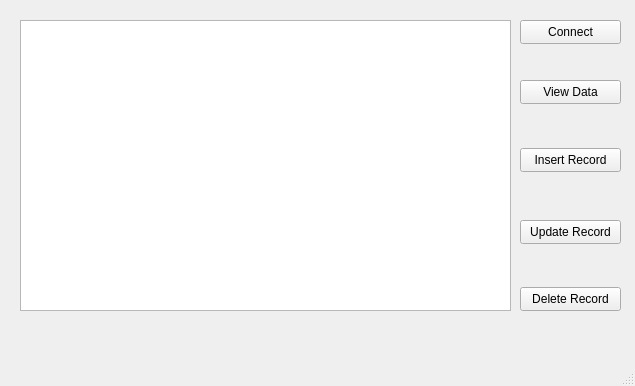
<?xml version="1.0" encoding="UTF-8"?>
<ui version="4.0">
 <class>MainWindow</class>
 <widget class="QMainWindow" name="MainWindow">
  <property name="geometry">
   <rect>
    <x>0</x>
    <y>0</y>
    <width>635</width>
    <height>386</height>
   </rect>
  </property>
  <property name="windowTitle">
   <string>MainWindow</string>
  </property>
  <widget class="QWidget" name="centralwidget">
   <widget class="QTableView" name="tableView">
    <property name="geometry">
     <rect>
      <x>20</x>
      <y>20</y>
      <width>491</width>
      <height>291</height>
     </rect>
    </property>
   </widget>
   <widget class="QPushButton" name="connect">
    <property name="geometry">
     <rect>
      <x>520</x>
      <y>20</y>
      <width>101</width>
      <height>24</height>
     </rect>
    </property>
    <property name="text">
     <string>Connect</string>
    </property>
   </widget>
   <widget class="QPushButton" name="view_data">
    <property name="geometry">
     <rect>
      <x>520</x>
      <y>80</y>
      <width>101</width>
      <height>24</height>
     </rect>
    </property>
    <property name="text">
     <string>View Data</string>
    </property>
   </widget>
   <widget class="QPushButton" name="insert_record">
    <property name="geometry">
     <rect>
      <x>520</x>
      <y>148</y>
      <width>101</width>
      <height>24</height>
     </rect>
    </property>
    <property name="text">
     <string>Insert Record</string>
    </property>
   </widget>
   <widget class="QPushButton" name="update_record">
    <property name="geometry">
     <rect>
      <x>520</x>
      <y>220</y>
      <width>101</width>
      <height>24</height>
     </rect>
    </property>
    <property name="text">
     <string>Update Record</string>
    </property>
   </widget>
   <widget class="QPushButton" name="delete_record">
    <property name="geometry">
     <rect>
      <x>520</x>
      <y>287</y>
      <width>101</width>
      <height>24</height>
     </rect>
    </property>
    <property name="text">
     <string>Delete Record</string>
    </property>
   </widget>
  </widget>
  <widget class="QMenuBar" name="menubar">
   <property name="geometry">
    <rect>
     <x>0</x>
     <y>0</y>
     <width>635</width>
     <height>21</height>
    </rect>
   </property>
  </widget>
  <widget class="QStatusBar" name="statusbar"/>
 </widget>
 <resources/>
 <connections/>
</ui>
